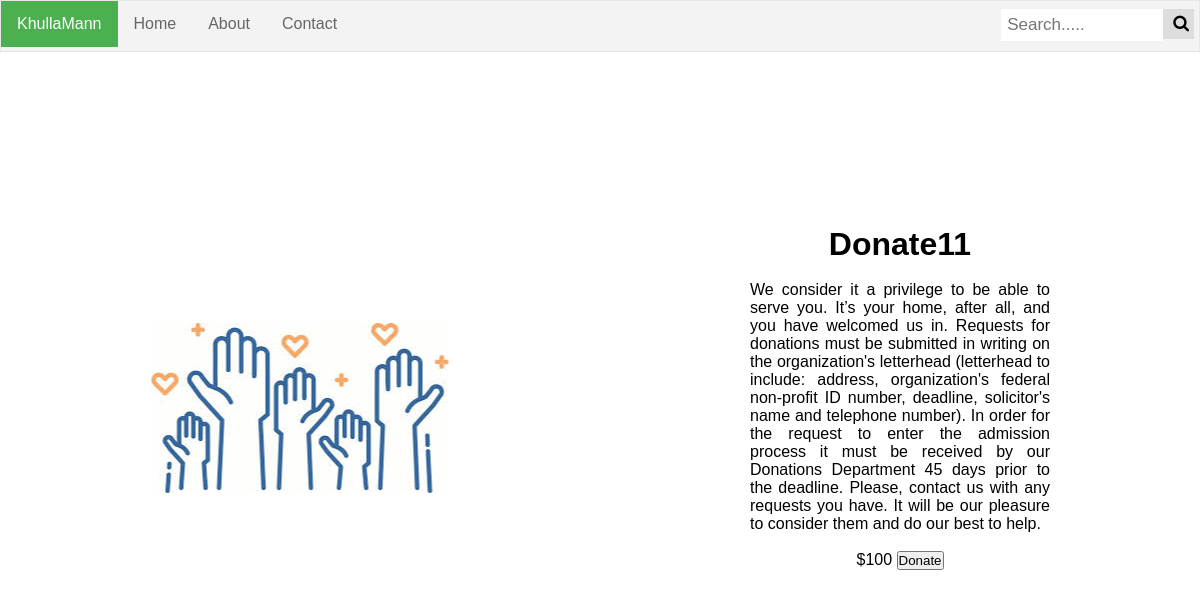
/post.php?value_key=11, run on the app's committed database.
### tables this page shows
CREATE TABLE `donation_post` (
  `post_id` int(11) NOT NULL,
  `file_path` text NOT NULL,
  `title` varchar(20) NOT NULL,
  `bio` text NOT NULL,
  `description` text NOT NULL,
  `post_date` date NOT NULL,
  `post_time` time NOT NULL,
  `donee_id` int(11) DEFAULT NULL,
  `flag` tinyint(1) NOT NULL
);

### post.php (the view, shortened to what this page needs)
<!DOCTYPE html>
<html>
<head>
	<link rel="stylesheet" href="https://cdnjs.cloudflare.com/ajax/libs/font-awesome/4.7.0/css/font-awesome.min.css">
</head>
<body>
 <?php
include 'src/db/connection.php';
$var = $_GET['value_key'];
$sql = "SELECT * FROM donation_post where post_id = '{$var}'";
 $result = mysqli_query($conn,$sql);
$row = mysqli_fetch_array($result);
echo "<div class='split right'>
  <div class='centered' >
    <h1>".$row['title']."</h1>
    <br>
    <p align='justify'>".$row['description']."</p>
    <br>
    <label>$100</label>
    <button>Donate</button>
    <div style='margin: 24px 0;'>
  </div>
  </div>
</div>
<div class='split left'>
  <div class='centered'>
    <img src='".$row['file_path']."'>
  </div>
</div>";
?>
</body>
</html>

### post.php (style rules this page uses)
body { font-family: Arial; color: white; }
.split { height: 90%; width: 50%; position: fixed; z-index: 1; top: 0; overflow-x: hidden; margin-top: 50px; }
.left { left: 0; background-size: 100% 100%; background-repeat: no-repeat; }
.right { right: 0; }
.centered { position: absolute; top: 50%; left: 50%; transform: translate(-50%, -50%); text-align: center; color: black; }

### data on the page
donation_post: title "Donate11", description "We consider it a privilege to be able to serve you. It’s your home, after all, and you have welcomed us in. Requests for donations must be submitted in writing on the organization's letterhead (letterhead to include: address, organization's federal non-profit ID number, deadline, solicitor's name and telephone number). In order for the request to enter the admission process it must be received by our Donations Department 45 days prior to the deadline. Please, contact us with any requests you have. It will be our pleasure to consider them and do our best to help."
